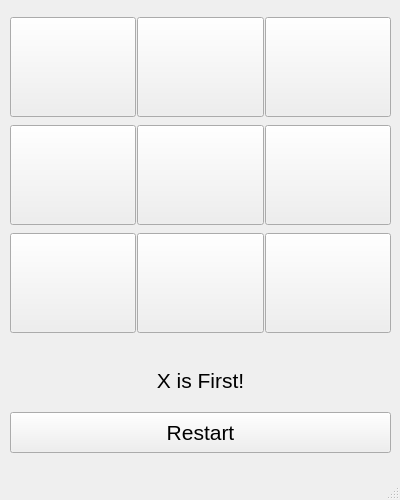
<?xml version="1.0" encoding="UTF-8"?>
<ui version="4.0">
 <class>MainWindow</class>
 <widget class="QMainWindow" name="MainWindow">
  <property name="geometry">
   <rect>
    <x>0</x>
    <y>0</y>
    <width>400</width>
    <height>500</height>
   </rect>
  </property>
  <property name="windowTitle">
   <string>MainWindow</string>
  </property>
  <widget class="QWidget" name="centralwidget">
   <widget class="QWidget" name="gridLayoutWidget">
    <property name="geometry">
     <rect>
      <x>10</x>
      <y>10</y>
      <width>381</width>
      <height>331</height>
     </rect>
    </property>
    <layout class="QGridLayout" name="gridLayout">
     <property name="spacing">
      <number>1</number>
     </property>
     <item row="1" column="0">
      <widget class="QPushButton" name="pushButton_2">
       <property name="sizePolicy">
        <sizepolicy hsizetype="Minimum" vsizetype="Fixed">
         <horstretch>100</horstretch>
         <verstretch>100</verstretch>
        </sizepolicy>
       </property>
       <property name="minimumSize">
        <size>
         <width>100</width>
         <height>100</height>
        </size>
       </property>
       <property name="font">
        <font>
         <pointsize>48</pointsize>
        </font>
       </property>
       <property name="text">
        <string/>
       </property>
      </widget>
     </item>
     <item row="0" column="1">
      <widget class="QPushButton" name="pushButton_4">
       <property name="sizePolicy">
        <sizepolicy hsizetype="Minimum" vsizetype="Fixed">
         <horstretch>100</horstretch>
         <verstretch>100</verstretch>
        </sizepolicy>
       </property>
       <property name="minimumSize">
        <size>
         <width>100</width>
         <height>100</height>
        </size>
       </property>
       <property name="font">
        <font>
         <pointsize>48</pointsize>
        </font>
       </property>
       <property name="text">
        <string/>
       </property>
      </widget>
     </item>
     <item row="2" column="1">
      <widget class="QPushButton" name="pushButton_6">
       <property name="sizePolicy">
        <sizepolicy hsizetype="Minimum" vsizetype="Fixed">
         <horstretch>100</horstretch>
         <verstretch>100</verstretch>
        </sizepolicy>
       </property>
       <property name="minimumSize">
        <size>
         <width>100</width>
         <height>100</height>
        </size>
       </property>
       <property name="font">
        <font>
         <pointsize>48</pointsize>
        </font>
       </property>
       <property name="text">
        <string/>
       </property>
      </widget>
     </item>
     <item row="2" column="0">
      <widget class="QPushButton" name="pushButton_3">
       <property name="sizePolicy">
        <sizepolicy hsizetype="Minimum" vsizetype="Fixed">
         <horstretch>100</horstretch>
         <verstretch>100</verstretch>
        </sizepolicy>
       </property>
       <property name="minimumSize">
        <size>
         <width>100</width>
         <height>100</height>
        </size>
       </property>
       <property name="font">
        <font>
         <pointsize>48</pointsize>
        </font>
       </property>
       <property name="text">
        <string/>
       </property>
      </widget>
     </item>
     <item row="1" column="1">
      <widget class="QPushButton" name="pushButton_5">
       <property name="sizePolicy">
        <sizepolicy hsizetype="Minimum" vsizetype="Fixed">
         <horstretch>100</horstretch>
         <verstretch>100</verstretch>
        </sizepolicy>
       </property>
       <property name="minimumSize">
        <size>
         <width>100</width>
         <height>100</height>
        </size>
       </property>
       <property name="font">
        <font>
         <pointsize>48</pointsize>
        </font>
       </property>
       <property name="text">
        <string/>
       </property>
      </widget>
     </item>
     <item row="0" column="0">
      <widget class="QPushButton" name="pushButton_1">
       <property name="sizePolicy">
        <sizepolicy hsizetype="Minimum" vsizetype="Fixed">
         <horstretch>100</horstretch>
         <verstretch>100</verstretch>
        </sizepolicy>
       </property>
       <property name="minimumSize">
        <size>
         <width>100</width>
         <height>100</height>
        </size>
       </property>
       <property name="font">
        <font>
         <pointsize>48</pointsize>
        </font>
       </property>
       <property name="text">
        <string/>
       </property>
      </widget>
     </item>
     <item row="0" column="2">
      <widget class="QPushButton" name="pushButton_7">
       <property name="sizePolicy">
        <sizepolicy hsizetype="Minimum" vsizetype="Fixed">
         <horstretch>100</horstretch>
         <verstretch>100</verstretch>
        </sizepolicy>
       </property>
       <property name="minimumSize">
        <size>
         <width>100</width>
         <height>100</height>
        </size>
       </property>
       <property name="font">
        <font>
         <pointsize>48</pointsize>
        </font>
       </property>
       <property name="text">
        <string/>
       </property>
      </widget>
     </item>
     <item row="1" column="2">
      <widget class="QPushButton" name="pushButton_8">
       <property name="sizePolicy">
        <sizepolicy hsizetype="Minimum" vsizetype="Fixed">
         <horstretch>100</horstretch>
         <verstretch>100</verstretch>
        </sizepolicy>
       </property>
       <property name="minimumSize">
        <size>
         <width>100</width>
         <height>100</height>
        </size>
       </property>
       <property name="font">
        <font>
         <pointsize>48</pointsize>
        </font>
       </property>
       <property name="text">
        <string/>
       </property>
      </widget>
     </item>
     <item row="2" column="2">
      <widget class="QPushButton" name="pushButton_9">
       <property name="sizePolicy">
        <sizepolicy hsizetype="Minimum" vsizetype="Fixed">
         <horstretch>100</horstretch>
         <verstretch>100</verstretch>
        </sizepolicy>
       </property>
       <property name="minimumSize">
        <size>
         <width>100</width>
         <height>100</height>
        </size>
       </property>
       <property name="font">
        <font>
         <pointsize>48</pointsize>
        </font>
       </property>
       <property name="text">
        <string/>
       </property>
      </widget>
     </item>
    </layout>
   </widget>
   <widget class="QPushButton" name="pushButton_10">
    <property name="geometry">
     <rect>
      <x>10</x>
      <y>412</y>
      <width>381</width>
      <height>41</height>
     </rect>
    </property>
    <property name="font">
     <font>
      <pointsize>16</pointsize>
     </font>
    </property>
    <property name="text">
     <string>Restart</string>
    </property>
   </widget>
   <widget class="QLabel" name="label">
    <property name="geometry">
     <rect>
      <x>10</x>
      <y>360</y>
      <width>381</width>
      <height>41</height>
     </rect>
    </property>
    <property name="font">
     <font>
      <pointsize>16</pointsize>
     </font>
    </property>
    <property name="text">
     <string>X is First!</string>
    </property>
    <property name="alignment">
     <set>Qt::AlignCenter</set>
    </property>
   </widget>
  </widget>
  <widget class="QMenuBar" name="menubar">
   <property name="geometry">
    <rect>
     <x>0</x>
     <y>0</y>
     <width>400</width>
     <height>22</height>
    </rect>
   </property>
  </widget>
  <widget class="QStatusBar" name="statusbar"/>
 </widget>
 <resources/>
 <connections/>
</ui>
